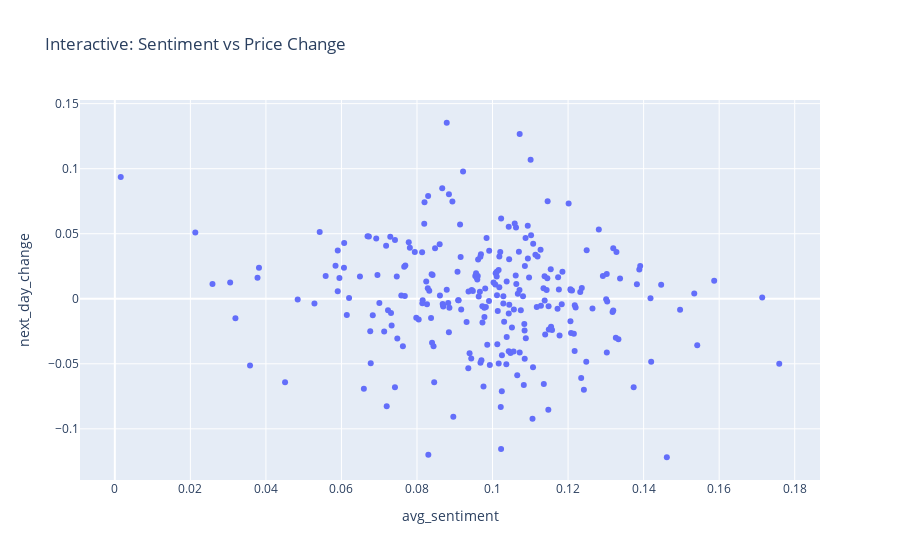

Here is the notebook cell this chart was saved with:
### Markdown cell above
INTERACTIVE PLOLTS

### Code cell
fig = px.scatter(df, x='avg_sentiment', y='next_day_change', 
                 hover_data=['Date', 'Close'], 
                 title='Interactive: Sentiment vs Price Change')
fig.show()

### Figure 1 — Plotly figure (JSON) as saved in the notebook; plotly's stock layout.template omitted (floating-point values rounded to 4 significant figures; data arrays with more than 128 entries replaced by an {"elided": "..."} marker saying what was removed)
{"data": [{"customdata": {"elided": "252x2 mixed values"}, "hovertemplate": "avg_sentiment=%{x}<br>next_day_change=%{y}<br>Date=%{customdata[0]}<br>Close=%{customdata[1]}<extra></extra>", "legendgroup": "", "marker": {"color": "#636efa", "symbol": "circle"}, "mode": "markers", "name": "", "orientation": "v", "showlegend": false, "type": "scatter", "x": {"elided": "252 float values"}, "xaxis": "x", "y": {"elided": "252 float values"}, "yaxis": "y"}], "layout": {"legend": {"tracegroupgap": 0}, "title": {"text": "Interactive: Sentiment vs Price Change"}, "xaxis": {"anchor": "y", "domain": [0, 1], "title": {"text": "avg_sentiment"}}, "yaxis": {"anchor": "x", "domain": [0, 1], "title": {"text": "next_day_change"}}}}
